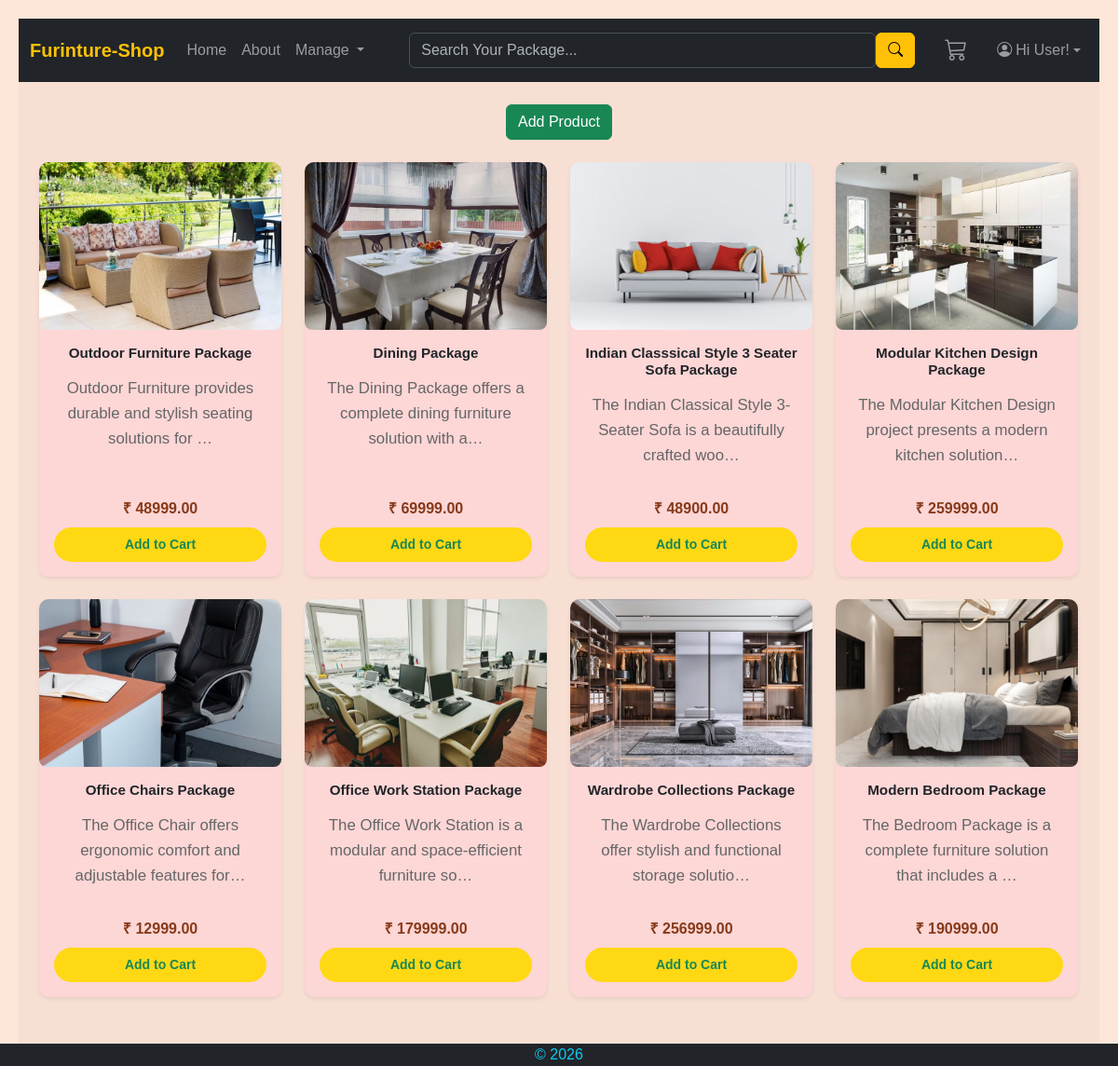
The page /products/all/ on the database its author committed.
### products/models.py (models this page shows, shortened)
class Product(models.Model):
    title = models.CharField(max_length=255)
    desc = models.TextField(max_length=500)
    price = models.DecimalField(max_digits=10, decimal_places=2)
    stock = models.PositiveIntegerField()
    thumbnail = models.ImageField(upload_to='products/thumbnails/')
    created_at = models.DateTimeField(auto_now_add=True)
    updated_at = models.DateTimeField(auto_now=True)

### products/views.py (the view)
# urls.py: path('all/', productsView, name = 'products'),
def productsView(request):
    template = 'products/products.html'
    context = {
        'products' : Product.objects.all(),
        'current_page' : 'products'
    }
    return render(request, template, context)

### templates/products/products.html (shortened to what this page needs)
{% extends 'base/base.html' %}
{% block content %}
<section class="d-flex justify-content-center align-items-center pt-4">
    <a href="{% url 'add_product' %}" class="btn btn-success">Add Product</a>
</section>
<section>
    <div>
        {% include 'products/includes/productsSection.html' %}
    </div>
</section>
{% endblock %}

### templates/products/includes/productsSection.html (shortened to what this page needs)
<section id="products-container" class="container my-4" data-add-url = "{% url 'add_to_cart' %}">
    <div class="row g-4">
        {% for product in products %}
            <div class="col-12 col-sm-6 col-md-4 col-lg-3">
                {% include 'products/includes/productCard.html' %}
            </div>
        {% empty %}
            <div class="col-12 text-center">
                <p class="text-muted">No products available.</p>
            </div>
        {% endfor %}
    </div>
</section>

### templates/products/includes/productCard.html
<div class="card product-card h-100 shadow-sm" data-product-id = "{{product.id}}">
    {% if product.thumbnail %}
        <img src="{{ product.thumbnail.url }}"
             class="card-img-top product-thumb"
             alt="{{ product.title }}">
    {% else %}
        <div class="product-thumb placeholder-img">
            No Image
        </div>
    {% endif %}
    <div class="card-body d-flex flex-column">
        <a href="{% url 'product_details' product.pk %}" class="no-decoration">
        <h6 class="card-title product-title">
            {{ product.title }}
        </h6>
        </a>
        <p class="card-text product-desc">
            {{ product.desc|truncatechars:70 }}
        </p>
        <div class="mt-auto">
            <div class="product-price mb-2">
                ₹ {{ product.price }}
            </div>
            {% if product.stock > 0 %}
                <button class="btn btn-sm btn-outline-success w-100 add-to-cart">
                    Add to Cart
                </button>
            {% else %}
                <button class="btn btn-sm btn-secondary w-100" disabled>
                    Out of Stock
                </button>
            {% endif %}
        </div>
    </div>
</div>

### static/css/design.css (style rules this page uses)
* { margin: 0; padding: 0; box-sizing: border-box; }
.no-decoration { text-decoration: none; color: inherit; }
.product-title { font-weight: 700; margin-bottom: 10px; }
.product-desc { color: #555; line-height: 1.6; }
.product-price { color: #198754; font-weight: 600; margin-top: 15px; }
body { font-family: Arial, sans-serif; padding: 20px; background: #fde6d8; }
.product-card { background: #fff; padding: 15px; width: 260px; border-radius: 10px; text-align: center; }
.product-card img { width: 100%; border-radius: 8px; }
.product-card button { background: #ffd814; border: none; padding: 8px 20px; border-radius: 20px; cursor: pointer; font-weight: bold; }

### rows shown on the page
Product: thumbnail (picture), title "Outdoor Furniture Package", desc "Outdoor Furniture provides durable and stylish seating solutions for …", price "48999.00", stock "Add to Cart"
Product: thumbnail (picture), title "Dining Package", desc "The Dining Package offers a complete dining furniture solution with a…", price "69999.00", stock "Add to Cart"
Product: thumbnail (picture), title "Indian Classsical Style 3 Seater Sofa Package", desc "The Indian Classical Style 3-Seater Sofa is a beautifully crafted woo…", price "48900.00", stock "Add to Cart"
Product: thumbnail (picture), title "Modular Kitchen Design Package", desc "The Modular Kitchen Design project presents a modern kitchen solution…", price "259999.00", stock "Add to Cart"
Product: thumbnail (picture), title "Office Chairs Package", desc "The Office Chair offers ergonomic comfort and adjustable features for…", price "12999.00", stock "Add to Cart"
Product: thumbnail (picture), title "Office Work Station Package", desc "The Office Work Station is a modular and space-efficient furniture so…", price "179999.00", stock "Add to Cart"
Product: thumbnail (picture), title "Wardrobe Collections Package", desc "The Wardrobe Collections offer stylish and functional storage solutio…", price "256999.00", stock "Add to Cart"
Product: thumbnail (picture), title "Modern Bedroom Package", desc "The Bedroom Package is a complete furniture solution that includes a …", price "190999.00", stock "Add to Cart"
